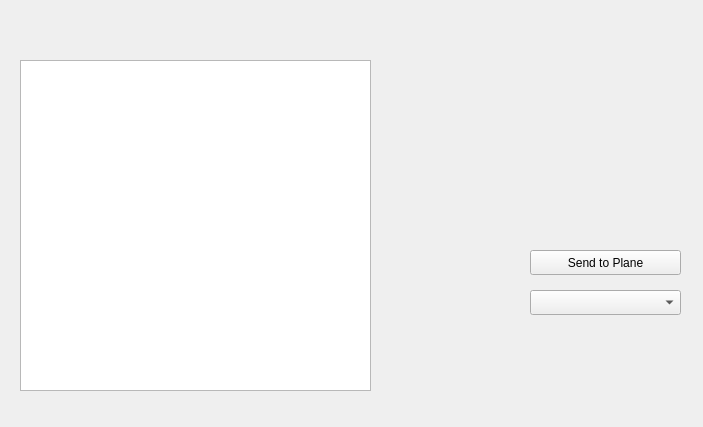
<?xml version="1.0" encoding="UTF-8"?>
<ui version="4.0">
  <class>WpWindow</class>
  <widget class="QWidget" name="WpWindow">
    <property name="geometry">
      <rect>
        <x>0</x>
        <y>0</y>
        <width>703</width>
        <height>427</height>
      </rect>
    </property>
    <property name="windowTitle">
      <string>Handle Waypoints</string>
    </property>
    <widget class="QPushButton" name="send_to_plane_button">
      <property name="geometry">
        <rect>
          <x>530</x>
          <y>250</y>
          <width>151</width>
          <height>25</height>
        </rect>
      </property>
      <property name="text">
        <string>Send to Plane</string>
      </property>
    </widget>
    <widget class="QListWidget" name="listWidget">
      <property name="geometry">
        <rect>
          <x>20</x>
          <y>60</y>
          <width>351</width>
          <height>331</height>
        </rect>
      </property>
    </widget>
    <widget class="QLabel" name="waypoint_label">
      <property name="geometry">
        <rect>
          <x>80</x>
          <y>30</y>
          <width>320</width>
          <height>20</height>
        </rect>
      </property>
      <property name="text">
        <string></string>
      </property>
    </widget>
    <widget class="QComboBox" name="mode_comboBox">
      <property name="geometry">
        <rect>
          <x>530</x>
          <y>290</y>
          <width>151</width>
          <height>25</height>
        </rect>
      </property>
    </widget>
  </widget>
  <layoutdefault spacing="6" margin="11"/>
  <resources/>
  <connections/>
</ui>
